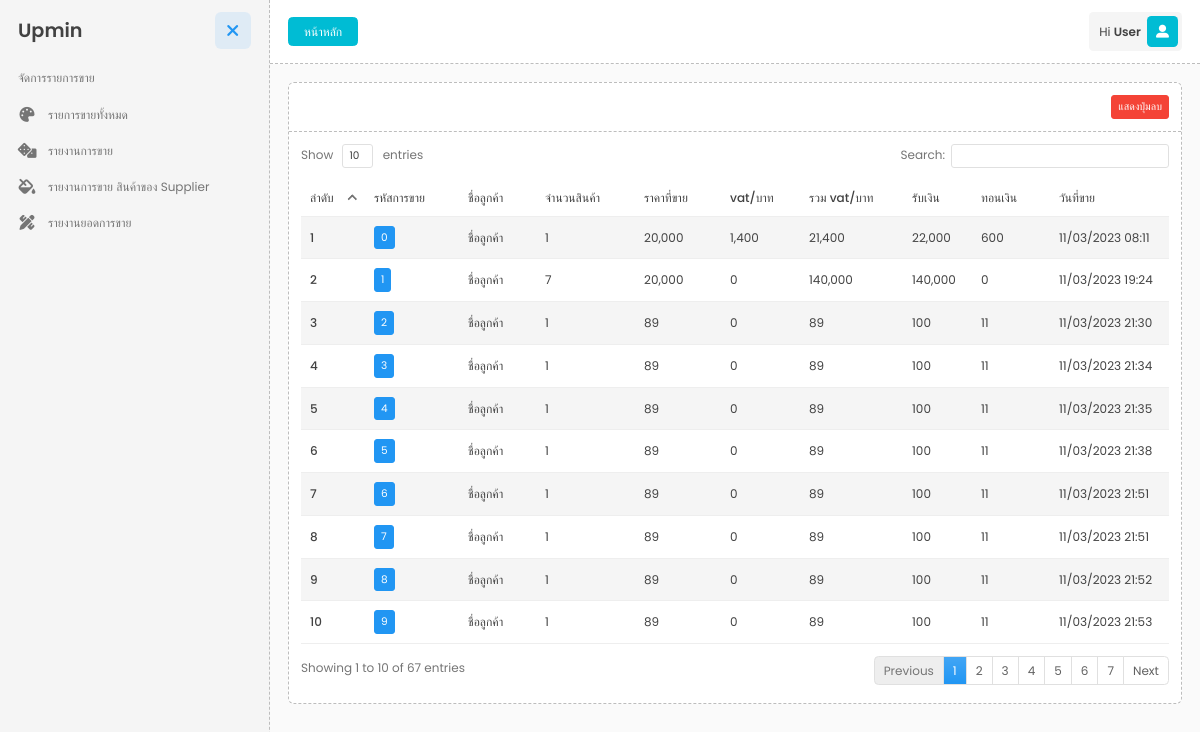
The app's page /dist/index?p=salelist (signed in) with its own data.
### tables this page shows
CREATE TABLE `tb_sale_product` (
  `sp_id` int(10) NOT NULL COMMENT 'รหัส',
  `customer_id` int(11) NOT NULL,
  `order_code` varchar(100) NOT NULL COMMENT 'รหัสการขาย',
  `sp_qty_sale` varchar(10) NOT NULL COMMENT 'จำนวนที่ขาย',
  `sp_sell` varchar(10) NOT NULL COMMENT 'ขาย',
  `price_discount` int(11) NOT NULL,
  `vat` float NOT NULL COMMENT 'ภาษี',
  `total_sum_vat` float NOT NULL COMMENT 'ราคารวมภาษี',
  `get_money` int(100) NOT NULL COMMENT 'รับเงิน',
  `change_money` float NOT NULL COMMENT 'ทอนเงิน',
  `sell_date` varchar(100) NOT NULL COMMENT 'วันที่ขาย'
);

### dist/salelist/salelist.php (the view, shortened to what this page needs)
<div class="portlet-header portlet-header-bordered">
        <button class="btn btn-danger btn-sm show-text" onclick="togglebtn()">แสดงปุ่มลบ</button>
    </div>
    <div class="portlet-body">
        <div class="table-responsive">
            <table class="table table-striped table-hover mb-0" id="dataSaleList">
                <thead>
                    <tr>
                        <th>ลำดับ</th>
                        <th>รหัสการขาย</th>
                        <th>ชื่อลูกค้า</th>
                        <th>จำนวนสินค้า</th>
                        <th>ราคาที่ขาย</th>
                        <th>vat/บาท</th>
                        <th>รวม vat/บาท</th>
                        <th>รับเงิน</th>
                        <th>ทอนเงิน</th>
                        <th>วันที่ขาย</th>
                    </tr>
                </thead>
                <tbody>
                    <?php
                    $i = 1;
                    $showList = $con->query("SELECT * FROM `tb_sale_product`");
                    foreach ($showList as $row) :
                    ?>
                        <tr id="row<?php echo $row['sp_id'] ?>">
                            <th scope="row"><?php echo $i++ ?></th>
                            <td><button onclick="ShowOrder(<?php echo $row['sp_id']?>)" class="btn btn-sm btn-primary" ><?php echo $row['order_code'] ?></button></td>
                            <td><?php echo 'ชื่อลูกค้า' ?></td>
                            <td><?php echo number_format($row['sp_qty_sale']); ?></td>
                            <td><?php echo number_format($row['sp_sell']); ?></td>
                            <td><?php echo number_format($row['vat']) ?></td>
                            <td><?php echo number_format($row['total_sum_vat']); ?></td>
                            <td><?php echo number_format($row['get_money']); ?></td>
                            <td><?php echo number_format($row['change_money']); ?></td>
                            <td><?php echo $row['sell_date'] ?></td>
                        </tr>
                    <?php endforeach; ?>
                </tbody>
            </table>
        </div>
    </div>

### records on screen
tb_sale_product: order_code "0", sp_qty_sale "1", sp_sell "20,000", vat "1,400", total_sum_vat "21,400", get_money "22,000", change_money "600", sell_date "11/03/2023 08:11"
tb_sale_product: order_code "1", sp_qty_sale "7", sp_sell "20,000", vat "0", total_sum_vat "140,000", get_money "140,000", change_money "0", sell_date "11/03/2023 19:24"
tb_sale_product: order_code "2", sp_qty_sale "1", sp_sell "89", vat "0", total_sum_vat "89", get_money "100", change_money "11", sell_date "11/03/2023 21:30"
tb_sale_product: order_code "3", sp_qty_sale "1", sp_sell "89", vat "0", total_sum_vat "89", get_money "100", change_money "11", sell_date "11/03/2023 21:34"
tb_sale_product: order_code "4", sp_qty_sale "1", sp_sell "89", vat "0", total_sum_vat "89", get_money "100", change_money "11", sell_date "11/03/2023 21:35"
tb_sale_product: order_code "5", sp_qty_sale "1", sp_sell "89", vat "0", total_sum_vat "89", get_money "100", change_money "11", sell_date "11/03/2023 21:38"
tb_sale_product: order_code "6", sp_qty_sale "1", sp_sell "89", vat "0", total_sum_vat "89", get_money "100", change_money "11", sell_date "11/03/2023 21:51"
tb_sale_product: order_code "7", sp_qty_sale "1", sp_sell "89", vat "0", total_sum_vat "89", get_money "100", change_money "11", sell_date "11/03/2023 21:51"
tb_sale_product: order_code "8", sp_qty_sale "1", sp_sell "89", vat "0", total_sum_vat "89", get_money "100", change_money "11", sell_date "11/03/2023 21:52"
tb_sale_product: order_code "9", sp_qty_sale "1", sp_sell "89", vat "0", total_sum_vat "89", get_money "100", change_money "11", sell_date "11/03/2023 21:53"
